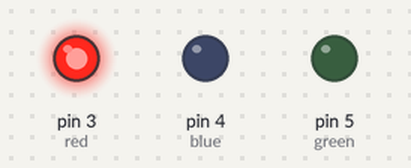
A sketch run on a simulated Arduino Uno, built with avr-gcc and run on an emulated ATmega328P. Parts: output pins drawn as LEDs (lit = HIGH).

Above: at 0.05 s.
At 0.75 s:
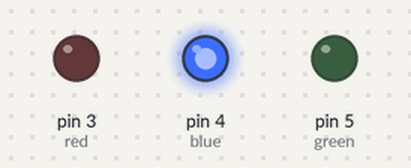
At 1.45 s:
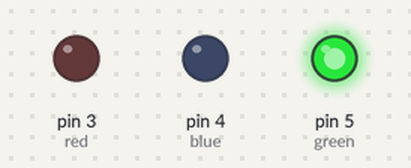
At 2.85 s:
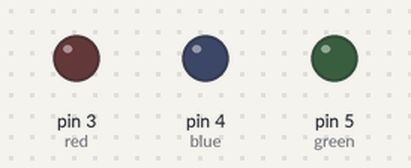
Timing chart, 0 to 3.1 s (numbered marks = the images above):
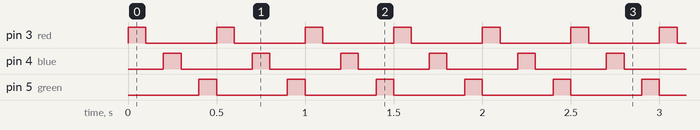

The sketch:

demo1.ino
```cpp
const int red=3;
const int blue=4;
const int green=5;
void setup() {
  pinMode(red,OUTPUT);
  pinMode(blue,OUTPUT);
  pinMode(green,OUTPUT);


}

void loop() {
  digitalWrite(red,HIGH);
  delay(100);
  digitalWrite(red,LOW);
  delay(100);
  digitalWrite(blue,HIGH);
  delay(100);
  digitalWrite(blue,LOW);
  delay(100);
  digitalWrite(green,HIGH);
  delay(100);
  digitalWrite(green,LOW);

}
```

Measured:
- by itself, pin 3 (red), pin 4 (blue), pin 5 (green): alternates HIGH for 0.10 s and LOW for 0.40 s
